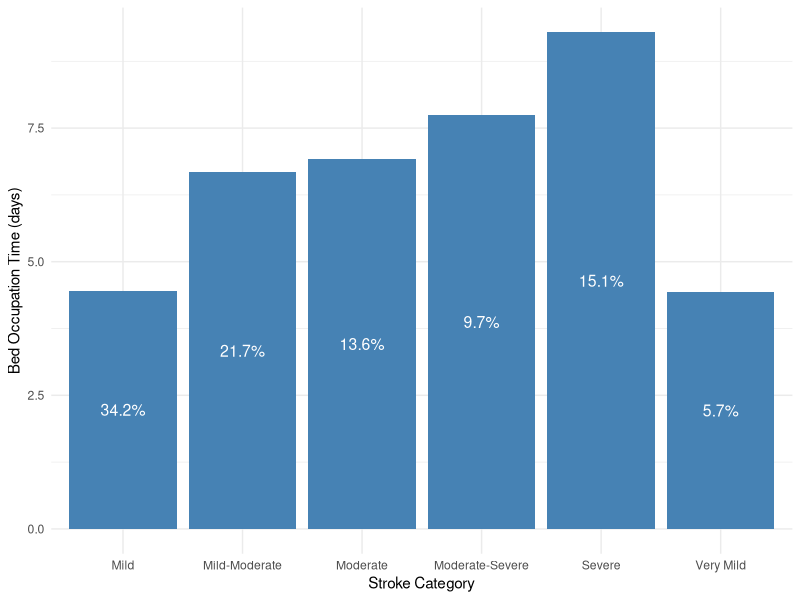
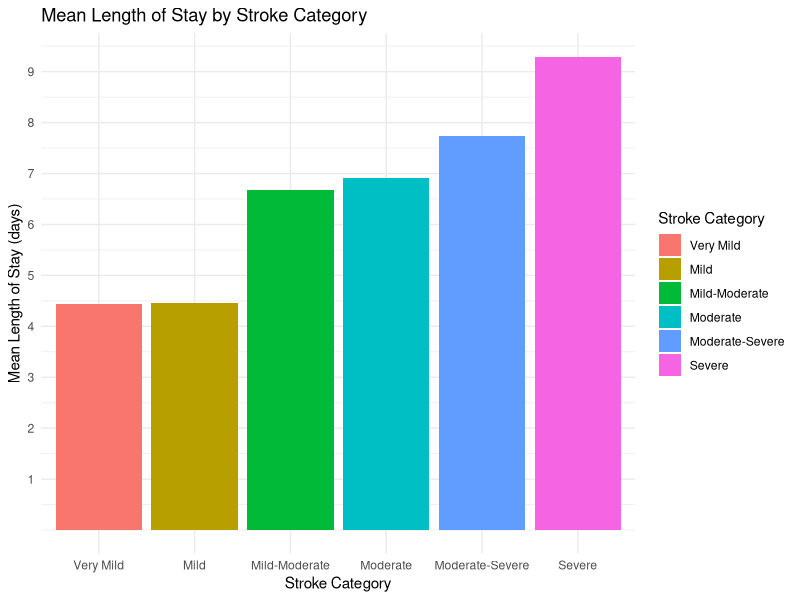
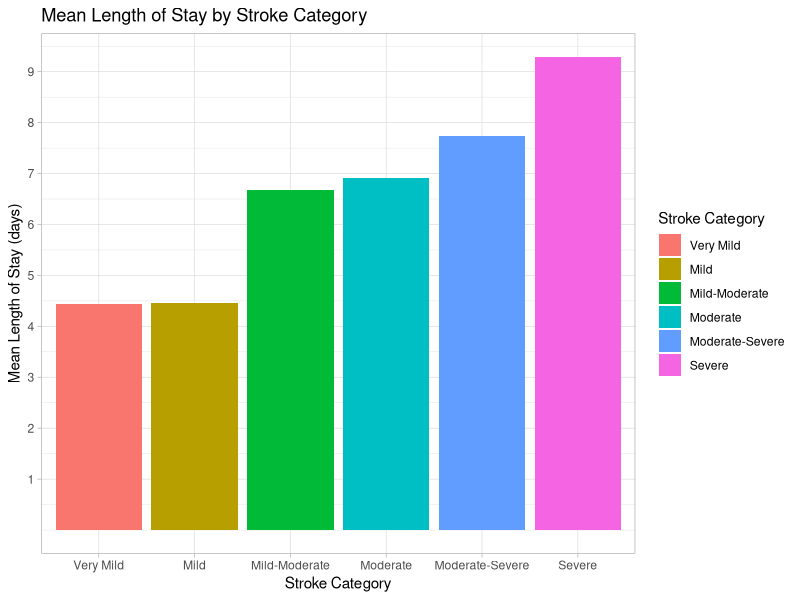

Generate these figures, in order, with R: (Note: this script raises an error after producing the figures.)
## ---- chunk 1
library(tidyverse)
library(ggplot2)
library(bookdown)

set.seed(2023)
# Parameters

total_patients <- 350 # assuming there are 350 all around the year
total_patients_future <- 1250 # assuming the 1250 patients in the future 
patients_per_month <- 350/12 # patients per month
arrival_rate <- total_patients/365  # average 6 patients per day
arrival_rate_future <- total_patients_future/365 # average 7 patients per day

# Bed occupation time (in days) for each stroke level

bed_occupation_time <- list(c(4.43), c(4.46), c(6.67), c(6.92), c(7.74), c(9.29))


# Probability of each stroke level
stroke_level_prob <- c(0.0570,0.342, 0.217, 0.136, 0.0971, 0.151)
## ---- chunk 2

library(ggplot2)

bed_occupation_time_df <- data.frame(
  stroke_category = c("Very Mild", "Mild", "Mild-Moderate", "Moderate", "Moderate-Severe", "Severe"),
  bed_occupation_time = c(4.43,4.46,6.67,6.92,7.74,9.29),
  probability = c(0.0570,0.342, 0.217, 0.136, 0.0971, 0.151)
)

ggplot(bed_occupation_time_df, aes(x = stroke_category, y = bed_occupation_time)) +
  geom_col(fill = "steelblue") +
  theme_minimal()+
  geom_text(aes(label = scales::percent(probability, accuracy = 0.1)), 
            position = position_stack(vjust = 0.5), color = "white", size = 4) +
  theme_minimal() +
  labs(
       x = "Stroke Category",
       y = "Bed Occupation Time (days)")

bed_occupation_time_df %>%
  knitr::kable(caption = "The table displaying stroke categories and corresponding length of stay and probabilities", label = "tab:bed_occupation_times_tab")


  

## ---- chunk 3
# generating the inter-arrival times

set.seed(2023)
# the function below is created to generate the inter-arrival times between the patients.
# the inter arrival follows an exponential distribution hence rexp(), arrival rate is
# defined above

generate_interarrival_times <- function(total_patients, arrival_rate) {
  interarrival_times <- rexp(total_patients, rate = arrival_rate)
  return(interarrival_times)
}

## ---- chunk 4
# assigning the stroke levels to the patients

set.seed(2023)

# the function is created to assign patients (from total_patients) randomly a stroke level.
# This assignment is based on the probabilities defined in the stroke_level_prob. 
# To achieve this we use sample()

assign_stroke_levels <- function(total_patients, stroke_level_prob) {
  stroke_levels <- sample(1:length(stroke_level_prob), 
                          size = total_patients, 
                          replace = TRUE, 
                          prob = stroke_level_prob)
  return(stroke_levels)
}


# if the probability of the severe stroke is really high, say 0.7, 
# then the sample() function would generate random samples of 350 patients 
# wherein most patients would be assigned the severe stroke level category. 

# stroke levels for the present number of patients
stroke_levels <- assign_stroke_levels(total_patients, stroke_level_prob)

# future stroke levels for the future increased number of patients

stroke_levels_future <- assign_stroke_levels(total_patients = total_patients_future,
                                             stroke_level_prob = stroke_level_prob)
## ---- chunk 5
set.seed(2023)
#generating length of stay

generate_length_of_stay <- function(total_patients, bed_occupation_time, stroke_levels) {
  length_of_stay <- numeric(total_patients)
  
  for (i in 1:total_patients) {
    stroke_level <- stroke_levels[i]
    
    if (length(bed_occupation_time[[stroke_level]]) == 1) {
      length_of_stay[i] <- bed_occupation_time[[stroke_level]][1]
    } else {
      length_of_stay[i] <- sample(bed_occupation_time[[stroke_level]][1]:bed_occupation_time[[stroke_level]][2], 1)
    }
  }
  
  return(length_of_stay)
}


# Generating length_of_stay for each patient
length_of_stay <- generate_length_of_stay(total_patients, bed_occupation_time, stroke_levels)

## ---- chunk 6

set.seed(2023)

# generating the arrival data for the current volume of patients

# Add number_of_patients and length_of_stay to arrivals_data

interarrival_times <- generate_interarrival_times(total_patients, arrival_rate)

stroke_levels <- assign_stroke_levels(total_patients, stroke_level_prob)

length_of_stay<- generate_length_of_stay(total_patients, bed_occupation_time, stroke_levels)

arrivals_data <- data.frame(interarrival_times, stroke_levels, length_of_stay)

arrivals_data$stroke_categories <- factor(arrivals_data$stroke_levels,
                                          levels = c(1, 2, 3, 4, 5, 6),
                                          labels = c("Very Mild", "Mild", "Mild-Moderate", "Moderate", "Moderate-Severe", "Severe"))

ggplot(arrivals_data, aes(x = stroke_categories, y = length_of_stay, fill = stroke_categories)) +
  geom_bar(stat = "summary", fun = "mean", position = "dodge") +
  theme_minimal() +
  scale_y_continuous(breaks = c(1,2,3,4,5,6,7,8,9,10))+
  labs(title = "Mean Length of Stay by Stroke Category",
       x = "Stroke Category",
       y = "Mean Length of Stay (days)") +
  scale_fill_discrete(name = "Stroke Category")

arrivals_data %>% head()

## ---- chunk 7
set.seed(2023)
# generating the arrival data for the future volume of patients

interarrival_times_future <- generate_interarrival_times(total_patients = total_patients_future,
                                                         arrival_rate_future)
stroke_levels_future <- assign_stroke_levels(total_patients = total_patients_future,
                                             stroke_level_prob = stroke_level_prob)
length_of_stay_future <- generate_length_of_stay(total_patients_future, bed_occupation_time, stroke_levels_future)

arrivals_data_future <- data.frame(interarrival_times_future,stroke_levels_future,
                                   length_of_stay_future)

arrivals_data_future$stroke_categories <- factor(arrivals_data_future$stroke_levels,
                                          levels = c(1, 2, 3, 4, 5, 6),
                                          labels = c("Very Mild", "Mild", "Mild-Moderate", "Moderate", "Moderate-Severe", "Severe"))

ggplot(arrivals_data_future, aes(x = stroke_categories, y = length_of_stay_future, fill = stroke_categories)) +
  geom_bar(stat = "summary", fun = "mean", position = "dodge") +
  theme_light() +
  scale_y_continuous(breaks = c(1,2,3,4,5,6,7,8,9,10))+
  labs(title = "Mean Length of Stay by Stroke Category",
       x = "Stroke Category",
       y = "Mean Length of Stay (days)") +
  scale_fill_discrete(name = "Stroke Category")

arrivals_data_future %>% head()
## ---- chunk 8

# created the stroke simulation function 

set.seed(2023)

stroke_simulation <- function(total_patients, arrival_rate, 
                              bed_occupation_time, stroke_level_prob, 
                              num_beds) {
  
  interarrival_times <- generate_interarrival_times(total_patients, arrival_rate)
  stroke_levels <- assign_stroke_levels(total_patients, stroke_level_prob)
  length_of_stay <- generate_length_of_stay(total_patients, bed_occupation_time, stroke_levels)
  
  # initializing the beds and queue 
  beds <- rep(0, num_beds)
  queue <- list()
  

# inter-arrival_time is an input parameter for this function, 
# which represents the time between patient arrivals. 
# This variable is based on the generate_interarrival_times function, 
# where we input the total number of patients and arrival rate.

# The pmax function ensures that the bed occupation times do not become negative. 
# A value of 0 in this context means that the bed is available 
# (i.e., the patient has completed their stay)
  
  update_bed_occupation_times <- function(beds, interarrival_time) {
  beds <- pmax(beds - interarrival_time, 0)
  
  # 'beds' is a numeric vector that represents the current remaining 
  # bed occupation time for each bed in the simulation.
  # Each element in this vector corresponds to a bed in the hospital
  # ward. A value of 0 means that the bed is available for use.
  # Subtracting the inter-arrival_time from each element of 'beds' 
  # updates the remaining bed occupation times, considering the 
  # passage of time between patient arrivals.
  # The pmax function is used to ensure that the resulting bed 
  # occupation times do not become negative, meaning that a 
  # bed with a remaining time less than or equal to the interarrival_time
  # will be considered available (set to 0).
  return(beds)
}
  
  # for every patient in total patients (1000)
  
  for (i in 1:total_patients) {
    
    # update the beds variable with the bed occupation times 
    # of all the patients arriving at the inter-arrival times
    
    beds <- update_bed_occupation_times(beds, interarrival_times[i])
    # creating a new variable available beds to keep track 
    # of the available beds the beds that are available will
    # have the bed occupation time of 0 so in this variable 
    # I store the beds that are available hence which(beds==0)
    
    available_beds <- which(beds == 0)
    
    # here if the length of the available beds vector 
    # is greater than 0 which means that 
    # there is at least one bed with bed occupation times ==0 
    # then assign the first available bed to the patient 
    # by setting this available bed (bed occupation times ==0) 
    # to the length of the stay of the patient 
    # (whatever the severity of that patient might be)
    
    if (length(available_beds) > 0) {
      beds[available_beds[1]] <- length_of_stay[i]
    } else {
      # if there is no bed available then append the queue list
      queue <- append(queue, length_of_stay[i])
    }
  }
  
  return(list(beds = beds, queue = queue, length_of_stay =length_of_stay))
}
## ---- chunk 9
# set.seed(2023)
# 
# options(scipen = 999)
# 
# # stroke_sim_50 <- stroke_simulation(total_patients= total_patients, 
# #                                    arrival_rate= arrival_rate, 
# #                               bed_occupation_time = bed_occupation_time, 
# #                               stroke_level_prob= stroke_level_prob, 
# #                               num_beds= 50)
# 
# stroke_sim_40 <- stroke_simulation(total_patients= total_patients, 
#                                    arrival_rate= arrival_rate, 
#                               bed_occupation_time = bed_occupation_time, 
#                               stroke_level_prob= stroke_level_prob, 
#                               num_beds= 40)
# 
# # stroke_sim_30 <- stroke_simulation(total_patients= total_patients, 
# #                                    arrival_rate= arrival_rate, 
# #                               bed_occupation_time = bed_occupation_time, 
# #                               stroke_level_prob= stroke_level_prob,
# #                               num_beds= 30)
# 
# stroke_sim_10 <- stroke_simulation(total_patients= total_patients, 
#                                    arrival_rate= arrival_rate, 
#                               bed_occupation_time = bed_occupation_time, 
#                               stroke_level_prob= stroke_level_prob, 
#                               num_beds= 10)
# 
# # long_format_data <- stroke_sim_25 %>%
# #   gather(key = "variable", value = "value", starts_with("queue"))
# 
# stroke_sim_10 <- data.frame(stroke_sim_25)
# 
# stroke_sim_40 <- data.frame(stroke_sim_40)

## ---- chunk 10

library(ggplot2)
stroke_sim_25$length_of_stay <- as.numeric(stroke_sim_25$length_of_stay)

ggplot(stroke_sim_25, aes(y = length_of_stay)) +
  geom_histogram(binwidth = 0.5, fill = "steelblue", alpha = 0.8) +
  theme_minimal() +
  labs(title = "Length of Stay Distribution",
       x = "Length of Stay (days)",
       y = "Frequency")

stroke_sim_40$length_of_stay <- as.numeric(stroke_sim_40$length_of_stay)
stroke_sim_40 <- data.frame(stroke_sim_40)
ggplot(stroke_sim_40, aes(y= length_of_stay)) +
  geom_histogram(binwidh=0.5, fill="darkgreen", alpha=0.7 )+
  theme_light()+
  labs(title = "Length of Stay Distribution",
       x = "Length of Stay (days)",
       y = "Frequency")


# stroke sim future

# stroke_sim_50_f <- stroke_simulation(total_patients= total_patients_future, 
#                                    arrival_rate= arrival_rate_future, 
#                                    bed_occupation_time = bed_occupation_time, 
#                                    stroke_level_prob= stroke_level_prob, 
#                                    num_beds= 50)
# 
# stroke_sim_40_f <- stroke_simulation(total_patients= total_patients_future, 
#                                    arrival_rate= arrival_rate_future, 
#                                    bed_occupation_time = bed_occupation_time, 
#                                    stroke_level_prob= stroke_level_prob, 
#                                    num_beds= 40)
# 
# stroke_sim_30_f <- stroke_simulation(total_patients= total_patients_future, 
#                                      arrival_rate= arrival_rate_future, 
#                                      bed_occupation_time = bed_occupation_time,
#                                      stroke_level_prob= stroke_level_prob, 
#                                      num_beds= 30)
# 
# stroke_sim_20_f <- stroke_simulation(total_patients= total_patients_future, 
#                                      arrival_rate= arrival_rate_future, 
#                                      bed_occupation_time = bed_occupation_time,
#                                      stroke_level_prob= stroke_level_prob, 
#                                      num_beds= 20)
## ---- chunk 11
set.seed(2023)

run_simulation <- function(arrival_rate,
                           bed_occupation_time,
                           stroke_level_prob,
                           total_patients,
                           num_simulations) {
    num_bed_range <- seq(5,20, by=1)

  performance_metrics_list <- lapply(1:num_simulations, function(simulation) {
    lapply(num_bed_range, function(num_beds) {
      stroke_sim <- stroke_simulation(total_patients =  total_patients,
                                      arrival_rate = arrival_rate,
                                      bed_occupation_time = bed_occupation_time,
                                      stroke_level_prob = stroke_level_prob,
                                      num_beds = num_beds)

      num_beds <- length(stroke_sim$beds)
      total_patients <- total_patients

      occupied_beds <- sum(stroke_sim$beds > 0)
      utilization <- occupied_beds / num_beds

      total_wait_times <- sum(unlist(stroke_sim$queue))
      num_patients_queue <- length(stroke_sim$queue)
      avg_wait_times <- total_wait_times / num_patients_queue

      average_time_in_queue = total_wait_times / num_patients_queue
      max_queue_length <- length(stroke_sim$queue)

      proportion_patients_waiting <- num_patients_queue / total_patients
      percent_patients_waiting <- proportion_patients_waiting * 100

      avg_length_of_stay <- (sum(stroke_sim$length_of_stay)) / total_patients

      performance_metrics_month <- data.frame(num_beds = num_beds,
                                              utilization = utilization,
                                              avg_wait_times = avg_wait_times,
                                              max_queue_length = max_queue_length,
                                              # min_queue_length = stroke_sim$min_queue_length,
                                              proportion_patients_waiting = proportion_patients_waiting,
                                              percent_patients_waiting = percent_patients_waiting,
                                              avg_length_of_stay = avg_length_of_stay)

      return(performance_metrics_month)
    })
  })

  return(performance_metrics_list)
}

results <- run_simulation(arrival_rate = arrival_rate,
                          bed_occupation_time = bed_occupation_time,
                          stroke_level_prob = stroke_level_prob,
                          total_patients = total_patients,
                          num_simulations = 120)

results_future <- run_simulation(arrival_rate = arrival_rate_future,
                                 bed_occupation_time = bed_occupation_time,
                                 stroke_level_prob = stroke_level_prob,
                                 total_patients = total_patients_future,
                                 num_simulations = 120)



## ---- chunk 12
# Combine all the data frames into one
# 
 results_df <-do.call(rbind, lapply(results, function(x) do.call(rbind, x)))
# 
# metrics_summary <- results_df %>%
#   group_by(num_beds) %>%
#   summarise(across(everything(), list(mean = mean, sd = sd)))
# 
# num_simulations = 120
# 
# metrics_summary <- metrics_summary %>%
#   mutate(ci_utilization_mean_lower = utilization_mean - qt(0.975, num_simulations - 1) * utilization_mean_sd / sqrt(num_simulations),
#          ci_utilization_mean_upper = utilization_mean + qt(0.975, num_simulations - 1) * utilization_mean_sd / sqrt(num_simulations))




#colnames(metrics_summary)

## ---- chunk 13

# Load the ggplot2 library
library(ggplot2)

# Plot average waiting times against the number of beds
ggplot(results_df, aes(x = num_beds, y = avg_wait_times)) +
  geom_point() +
  geom_smooth(method = "loess") +
  labs(title = "Average Waiting Times vs. Number of Beds",
       x = "Number of Beds",
       y = "Average Waiting Time (Days)")

# Plot the percent of patients waiting against the number of beds
ggplot(results_df, aes(x = num_beds, y = percent_patients_waiting)) +
  geom_point(size=1,
             alpha= 1) +
  geom_smooth(method = "loess") +
  theme_minimal() +
  labs(title = "Percent of Patients Waiting vs. Number of Beds",
       x = "Number of Beds",
       y = "Percent of Patients Waiting") +
  geom_hline(yintercept = 5, linetype = "dashed", color = "red", size = 0.5)+
  scale_y_continuous(breaks = c(5,10,15,20,25,30,35))


# Plot utilization against the number of beds
ggplot(results_df, aes(x = num_beds, y = utilization)) +
  geom_point(size=0.7) +
  geom_smooth(method = "loess") +
  theme_minimal()+
  geom_hline(yintercept = 0.8, linetype = "dashed", color = "red", size = 0.5)+
  labs(title = "Utilization vs. Number of Beds",
       x = "Number of Beds",
       y = "Utilization")

# Plot max queue length against the number of beds
xintersection = 11
yintersection = 8
ggplot(results_df, aes(x = num_beds, y = max_queue_length)) +
  geom_point() +
  geom_smooth(method = "loess") +
  scale_x_continuous(breaks = seq(4, 20, by=2))+
  scale_y_continuous(breaks = seq(5, 155, by = 10))+
  geom_vline(xintercept = 11, linetype="dashed", color = "steelblue", size = 0.5)+
  geom_hline(yintercept = 8, linetype = "dashed", color = "red", size=0.5)+
  geom_point(aes(x = xintersection, y = yintersection), color = "red", size = 1.5)+
  theme_minimal() +
  labs(title = "Maximum Queue Length vs. Number of Beds",
       x = "Number of Beds",
       y = "Maximum Queue Length")




## ---- chunk 14
# visualization for the future

results_df_future <- do.call(rbind, lapply(results_future, function(x) do.call(rbind, x)))

# Load the ggplot2 library
library(ggplot2)

# Plot average waiting times against the number of beds
ggplot(results_df_future, aes(x = num_beds, y = avg_wait_times)) +
  geom_point() +
  geom_smooth(method = "loess") +
  labs(title = "Average Waiting Times vs. Number of Beds",
       x = "Number of Beds",
       y = "Average Waiting Time (Days)")

# Plot the proportion of patients waiting against the number of beds
ggplot(results_df_future, aes(x = num_beds, y = percent_patients_waiting)) +
  geom_point(size=0.7,
             alpha= 0.5) +
  geom_smooth(method = "loess") +
  theme_minimal() +
  labs(title = "Percent of Patients Waiting vs. Number of Beds",
       x = "Number of Beds",
       y = "Percent of Patients Waiting") +
  geom_hline(yintercept = 5, linetype = "dashed", color = "red", size = 0.5)+
  scale_y_continuous(breaks = c(5,10,15,20,25,30,35,40,45)) +
  scale_x_continuous(breaks = c(2,4,6,8,10,12,14,16,18,20,22,24,26,28,30,32,34,36,38,40,42,44,46,48,50))


# Plot utilization against the number of beds
ggplot(results_df_future, aes(x = num_beds, y = utilization)) +
  geom_point(size=0.7) +
  geom_smooth(method = "loess") +
  theme_minimal()+
  geom_hline(yintercept = 0.8, linetype = "dashed", color = "red", size = 0.5)+
  labs(title = "Utilization vs. Number of Beds",
       x = "Number of Beds",
       y = "Utilization")

# Plot max queue length against the number of beds
ggplot(results_df_future, aes(x = num_beds, y = max_queue_length)) +
  geom_point() +
  geom_smooth(method = "loess") +
  theme_minimal() +
  labs(title = "Maximum Queue Length vs. Number of Beds",
       x = "Number of Beds",
       y = "Maximum Queue Length")
## ---- chunk 15
# Function to run simulation
run_simulation_sa <- function(params, num_simulations) {
  num_bed_range <- seq(5,20, by=1)
  
  performance_metrics_list <- lapply(1:num_simulations, function(simulation) {
    lapply(num_bed_range, function(num_beds) {
      stroke_sim <- stroke_simulation(total_patients =  params$total_patients,
                                      arrival_rate = params$arrival_rate,
                                      bed_occupation_time = params$bed_occupation_time,
                                      stroke_level_prob = params$stroke_level_prob,
                                      num_beds = num_beds)
      
      # Calculate only the desired metrics
      num_beds <- length(stroke_sim$beds)

      occupied_beds <- sum(stroke_sim$beds > 0)
      utilization <- occupied_beds / num_beds

      num_patients_queue <- length(stroke_sim$queue)

      proportion_patients_waiting <- num_patients_queue / total_patients
      percent_patients_waiting <- proportion_patients_waiting * 100

      max_queue_length <- length(stroke_sim$queue)
      
      # Return only the desired metrics
      performance_metrics_month <- data.frame(num_beds = num_beds,
                                              utilization = utilization,
                                              percent_patients_waiting = percent_patients_waiting,
                                              max_queue_length = max_queue_length)
      
      return(performance_metrics_month)
    })
  })
  
  # Collapse the list of data frames into one data frame
  performance_metrics_df <- do.call(rbind, unlist(performance_metrics_list, recursive = FALSE))
  
  return(performance_metrics_df)
}


# Initialize a data frame to store results
# results_df_sa <- data.frame()

# Original parameters
params <- list(arrival_rate = 1,
               bed_occupation_time = bed_occupation_time,
               stroke_level_prob = stroke_level_prob,
               total_patients = total_patients)
# Define the factors by which we'll vary the parameters
factors <- c(1.5, 2.5, 3.5, 4.5 )

# Initialize an empty list to store results
results <- list()

# Vary parameters
for (param in names(params)) {
  for (factor in factors) {
    params_adjusted <- params
    if (param == 'bed_occupation_time') {
      params_adjusted[[param]] <- unlist(lapply(params[[param]], function(x) x * factor))
    } else {
      params_adjusted[[param]] <- params[[param]] * factor
    }
    # Run simulation
    output <- run_simulation_sa(params_adjusted, num_simulations = 120)
    
    # Store results
    results[[paste(param, factor, sep = "_")]] <- output
  }
}



## ---- chunk 16
# Compute summary statistics
for (param in names(params)) {
  for (factor in factors) {
    print(paste("Summary for", param, "multiplied by", factor))
    print(summary(results[[paste(param, factor, sep = "_")]][,c("utilization", "percent_patients_waiting", "max_queue_length")]))
  }
}

# Example of simple plot: changes in utilization for different number of beds
library(ggplot2)
ggplot(results[["arrival_rate_1.5"]], aes(x=num_beds, y=percent_patients_waiting)) +
  geom_line() +
  xlab("Number of Beds") +
  ylab("Utilization") +
  ggtitle("Sensitivity of Utilization to Number of Beds")
